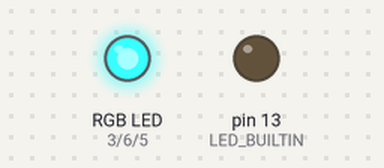
Recording of a sketch running on a simulated Arduino Uno, built with avr-gcc and run on an emulated ATmega328P. Parts: an RGB LED mixed from three pins (HIGH = lit), output pins drawn as LEDs (lit = HIGH).

Above: at 0.15 s.
At 5.0 s:
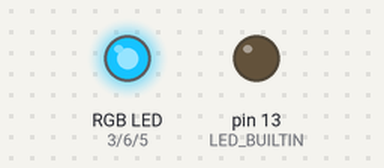
At 10.59 s:
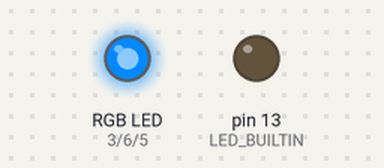
At 20.58 s:
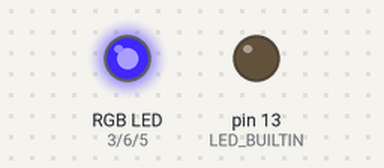
At 30.13 s:
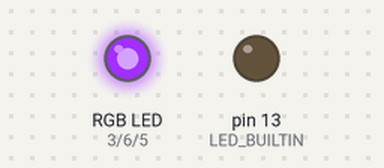
At 39.46 s:
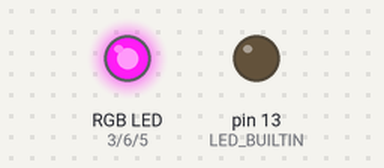
Timing chart, 0 to 40.0 s (numbered marks = the images above):
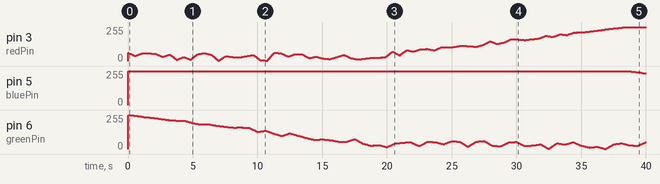

The sketch:

catlight.ino
```cpp
int redPin = 3;
int greenPin = 6;
int bluePin = 5;

//uncomment this line if using a Common Anode LED
#define COMMON_ANODE

//#define DEBUG

#include "Color.cpp"
#include "ColorStepper.cpp"

ColorStepper cs(25020, 700, 813, 652);

void setup() {
  pinMode(redPin, OUTPUT);
  pinMode(greenPin, OUTPUT);
  pinMode(bluePin, OUTPUT);
  pinMode(LED_BUILTIN, OUTPUT);

  #ifdef DEBUG
  Serial.begin(115200);
  #endif
}

void loop() {
  cs.step();
  Color color = cs.value();
  setLedColor(color);
}

void setLedColor(Color color) {
  int red = color.r;
  int green = color.g;
  int blue = color.b;

  #ifdef COMMON_ANODE
  red = 255 - red;
  green = 255 - green;
  blue = 255 - blue;
  #endif

  analogWrite(redPin, red);
  analogWrite(greenPin, green);
  analogWrite(bluePin, blue);
}
```

Color.cpp
```cpp
#ifndef COLOR_CPP
#define COLOR_CPP

#include <stdint.h>

class Color {
  public:
    uint16_t r, g, b;

    Color(uint16_t r, uint16_t g, uint16_t b) {
      this->r = r;
      this->g = g;
      this->b = b;
    }

    Color add(Color other) {
      return Color(
        this->r + other.r,
        this->g + other.g,
        this->b + other.b
      );
    }

    Color multiply(Color other) {
      return Color(
        static_cast<uint32_t>(this->r) * other.r / 255,
        static_cast<uint32_t>(this->g) * other.g / 255,
        static_cast<uint32_t>(this->b) * other.b / 255
      );
    }

    Color multiply(uint16_t m) {
      uint32_t m32 = static_cast<uint32_t>(m);
      return Color(
        m32 * this->r / 255,
        m32 * this->g / 255,
        m32 * this->b / 255
      );
    }

    Color blend(Color other, uint16_t amount) {
      return Color(
        blend(this->r, other.r, amount),
        blend(this->g, other.g, amount),
        blend(this->b, other.b, amount)
      );
    }

  private:
    static uint16_t blend(uint16_t a, uint16_t b, uint16_t amount) {
      return ((255 - amount) * a + amount * b) / 255;
    }
};

#endif
```

ColorStepper.cpp
```cpp
#ifndef COLORSTEPPER_CPP
#define COLORSTEPPER_CPP

#include <stdint.h>

#include "Color.cpp"
#include "NoiseLerp.cpp"

class ColorStepper {
  public:
    ColorStepper(uint32_t colorDuration, uint32_t flicker1Duration, uint32_t flicker2Duration, uint32_t flicker3Duration) :
      flicker1(0xfeedfaceUL, flicker1Duration),
      flicker2(0xf4ccf4ccUL, flicker2Duration),
      flicker3(0xb00b00b1UL, flicker3Duration)
    {
      this->colorIx = 0;
      this->colorCount = sizeof(this->stages) / sizeof(Color);
      this->colorDuration = colorDuration;
      this->colorPeriod = this->colorCount * this->colorDuration;
    }

    void step() {
      this->colorIx = (this->colorIx + 1) % this->colorPeriod;
      this->flicker1.step();
      this->flicker2.step();
      this->flicker3.step();
    }

    uint16_t time() {
      return (this->colorIx % this->colorDuration) * 255 / this->colorDuration;
    }

    Color value() {
      uint32_t stage0 = this->getStage();
      uint32_t stage1 = (stage0 + 1) % this->colorCount;
      uint16_t time = this->time();

      uint32_t attenuation = 4;
      uint32_t rNoise = 255 - (255 - this->flicker1.value()) / attenuation;
      uint32_t gNoise = 255 - (255 - this->flicker2.value()) / attenuation;
      uint32_t bNoise = 255 - (255 - this->flicker3.value()) / attenuation;

      Color color = this->stages[stage0]
        .blend(this->stages[stage1], time)
        .multiply(Color(rNoise, gNoise, bNoise));

      #ifdef DEBUG
      Serial.print("stage0 = "); Serial.print(stage0);
      Serial.print(", stage1 = "); Serial.print(stage1);
      Serial.print(", time = "); Serial.print(time);
      Serial.print(", color = ("); Serial.print(color.r);
      Serial.print(", "); Serial.print(color.g);
      Serial.print(", "); Serial.print(color.b); Serial.print(")");
      Serial.println();
      #endif

      return color;
    }

  private:
    Color stages[6] = {
      Color(255, 0, 0),
      Color(255, 255, 0),
      Color(0, 255, 0),
      Color(0, 255, 255),
      Color(0, 0, 255),
      Color(255, 0, 255)
    };
    NoiseLerp flicker1, flicker2, flicker3;
    uint32_t colorIx;
    uint32_t colorCount;
    uint32_t colorDuration;
    uint32_t colorPeriod;

    uint16_t getStage() {
      return this->colorIx / this->colorDuration;
    }
};

#endif
```

LFSR.cpp
```cpp
#ifndef LFSR_CPP
#define LFSR_CPP

#include <stdint.h>

#define LFSR_INIT  0xfeedfaceUL
/* Choose bits 32, 30, 26, 24 from  http://arduino.stackexchange.com/a/6725/6628
 *  or 32, 22, 2, 1 from
 *  http://www.xilinx.com/support/documentation/application_notes/xapp052.pdf
 *  or bits 32, 16, 3,2  or 0x80010006UL per http://users.ece.cmu.edu/~koopman/lfsr/index.html
 *  and http://users.ece.cmu.edu/~koopman/lfsr/32.dat.gz
 */
#define LFSR_MASK  ((uint32_t)( 1UL<<31 | 1UL <<15 | 1UL <<2 | 1UL <<1  ))

class LFSR {
 public:
  uint32_t lfsr;

  LFSR(uint32_t seed) {
    this->lfsr = seed;
  }

  uint32_t next_bit() {
    if(lfsr & 1) { lfsr =  (lfsr >>1) ^ LFSR_MASK ; return 1; }
    else         { lfsr >>= 1;                      return 0; }
  }

  uint32_t next_byte() {
    uint32_t b = 0;
    for(int i = 0; i < 8; i++) {
      b = (b << 1) | this->next_bit();
    }
    return b;
  }
};

#endif
```

NoiseLerp.cpp
```cpp
#ifndef NOISELERP_CPP
#define NOISELERP_CPP

#include <stdint.h>

#include "LFSR.cpp"

class NoiseLerp {
  public:
    NoiseLerp(uint32_t seed, uint32_t duration):
      lfsr(seed)
    {
      this->k = 0;
      this->y = 0;
      this->y0 = 0;
      this->y1 = 0;
      this->duration = duration;
      this->compute();
    }

    void step() {
      this->k = (this->k + 1) % this->duration;
      this->compute();
    }

    uint32_t value() {
      return this->y;
    }

  private:
    LFSR lfsr;
    uint32_t k, y, y0, y1;
    uint32_t duration;

    void compute() {
      if(this->k == 0) {
        this->y0 = this->y1;
        this->y1 = this->lfsr.next_byte();
      }

      uint32_t kBlend = this->k * 255 / this->duration;
      this->y = ((255 - kBlend) * this->y0 + kBlend * this->y1) / 255;
    }
};

#endif
```
